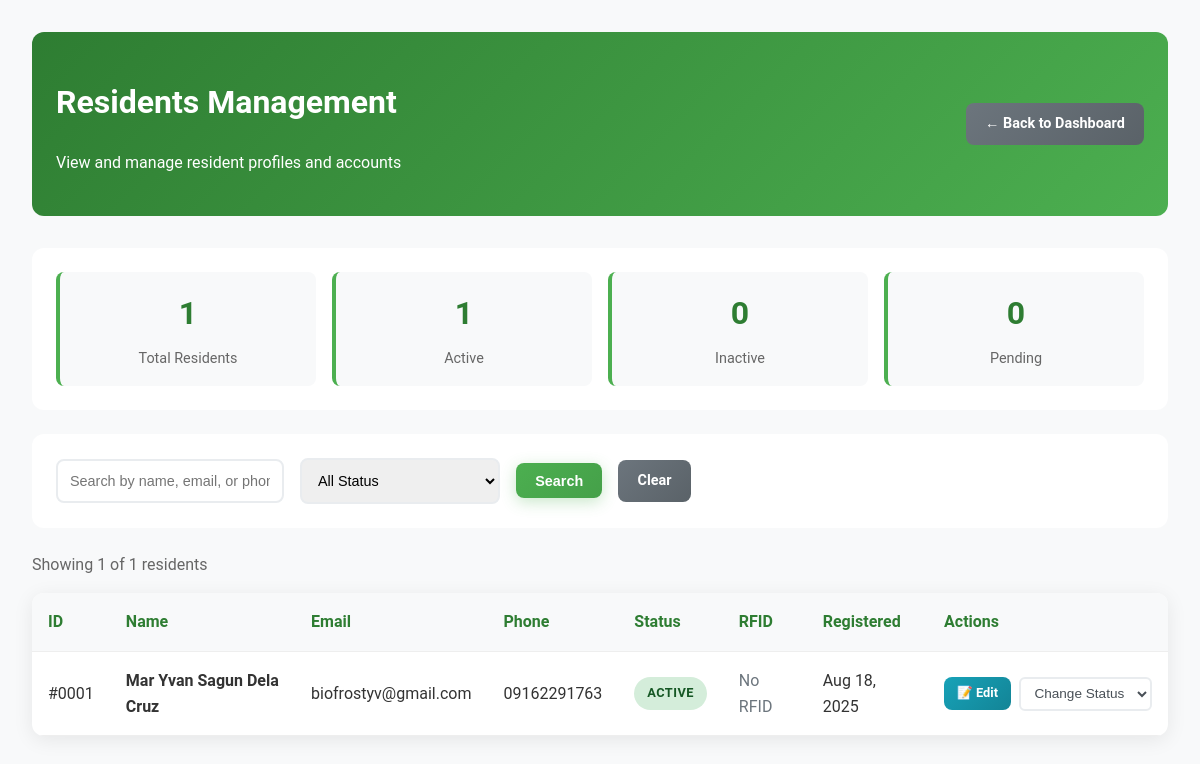
/admin/view-residents.php (signed in), run on an earlier commit of the app's database.
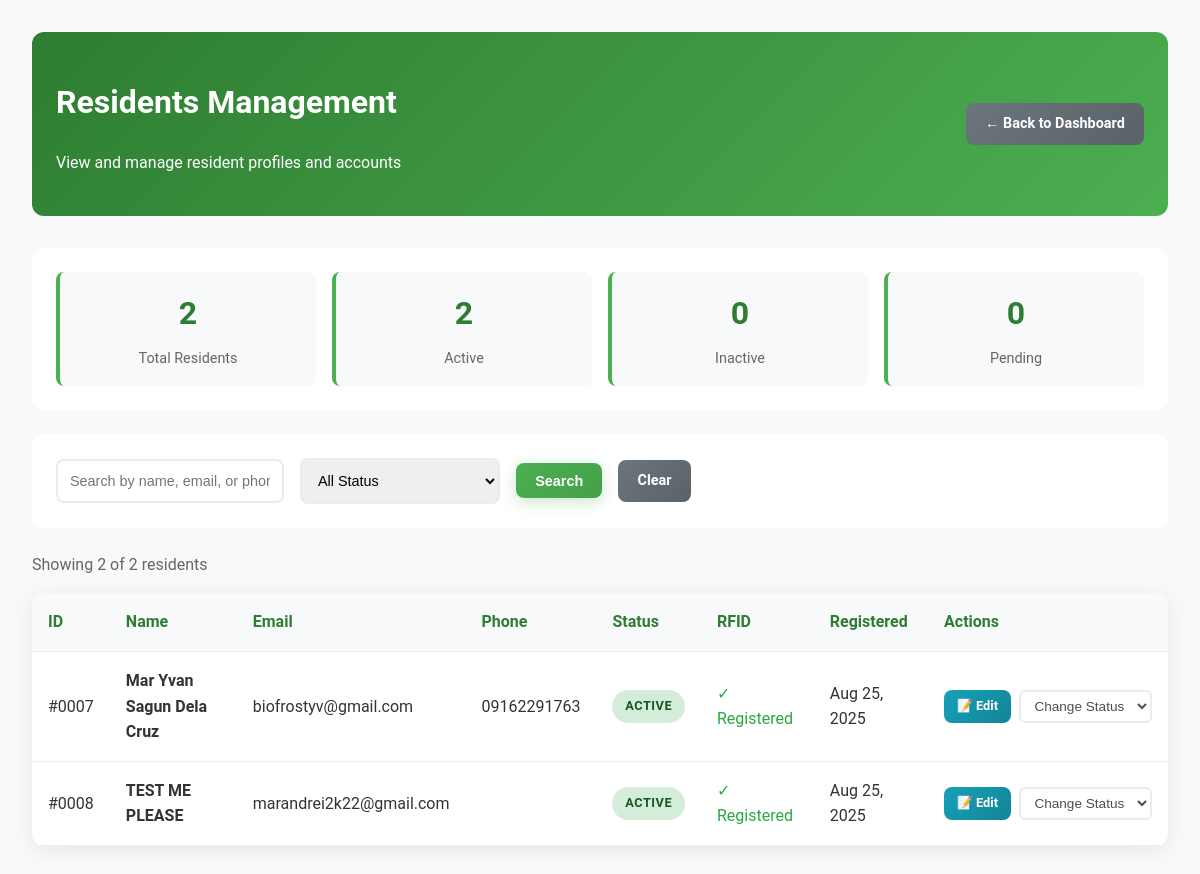
And on a later commit of the database.
### tables this page shows
CREATE TABLE `residents` (
  `id` int(11) NOT NULL,
  `first_name` varchar(100) NOT NULL,
  `middle_name` varchar(100) DEFAULT NULL,
  `last_name` varchar(100) NOT NULL,
  `email` varchar(255) NOT NULL,
  `phone` varchar(20) NOT NULL,
  `password` varchar(255) DEFAULT NULL,
  `address` text NOT NULL,
  `house_number` varchar(20) DEFAULT NULL,
  `barangay` varchar(100) DEFAULT 'Gumaoc East',
  `sitio` varchar(100) DEFAULT 'BLOCK',
  `interviewer` varchar(255) DEFAULT NULL,
  `interviewer_title` varchar(255) DEFAULT NULL,
  `birthdate` date NOT NULL,
  `birth_place` varchar(255) DEFAULT NULL,
  `gender` enum('Male','Female','Other') NOT NULL,
  `civil_status` enum('Single','Married','Widowed','Separated','Divorced') NOT NULL,
  `rfid_code` varchar(50) DEFAULT NULL,
  `rfid` varchar(50) DEFAULT NULL,
  `status` enum('active','inactive','pending') NOT NULL DEFAULT 'active',
  `reset_otp` varchar(6) DEFAULT NULL,
  `otp_expiry` timestamp NULL DEFAULT NULL,
  `created_at` timestamp NOT NULL DEFAULT current_timestamp(),
  `updated_at` timestamp NOT NULL DEFAULT current_timestamp() ON UPDATE current_timestamp(),
  `profile_complete` tinyint(1) DEFAULT 1 COMMENT '1 = Complete Profile, 0 = Incomplete Profile',
  `created_by` int(11) DEFAULT NULL COMMENT 'ID of user who registered this family member',
  `relationship_to_head` varchar(100) DEFAULT NULL COMMENT 'Relationship to head of family'
);

### admin/view-residents.php (the view, shortened to what the changed rows need)
<?php
require_once '../includes/db_connect.php';
$page = max(1, (int)($_GET['page'] ?? 1));
$per_page = 15;
$offset = ($page - 1) * $per_page;
$where_conditions = [];
$params = [];
$where_clause = $where_conditions ? "WHERE " . implode(" AND ", $where_conditions) : "";
$count_sql = "SELECT COUNT(*) FROM residents $where_clause";
$count_stmt = $pdo->prepare($count_sql);
$count_stmt->execute($params);
$total_records = $count_stmt->fetchColumn();
$sql = "SELECT * FROM residents $where_clause ORDER BY created_at DESC LIMIT $per_page OFFSET $offset";
$stmt = $pdo->prepare($sql);
$stmt->execute($params);
$residents = $stmt->fetchAll(PDO::FETCH_ASSOC);
?>
<!DOCTYPE html>
<html lang="en">
<head>
    <link rel="stylesheet" href="../css/styles.css">
</head>
<body>
    <div class="admin-container">
        <div class="admin-header">
            <div>
                <h1>Residents Management</h1>
            </div>
            <div>
            </div>
        </div>
        <?php
        $stats_sql = "SELECT
            COUNT(*) as total,
            SUM(CASE WHEN status = 'active' THEN 1 ELSE 0 END) as active,
            SUM(CASE WHEN status = 'inactive' THEN 1 ELSE 0 END) as inactive,
            SUM(CASE WHEN status = 'pending' THEN 1 ELSE 0 END) as pending
            FROM residents";
        $stats_stmt = $pdo->prepare($stats_sql);
        $stats_stmt->execute();
        $stats = $stats_stmt->fetch(PDO::FETCH_ASSOC);
        ?>
        <div class="stats-summary">
            <div class="stat-item">
                <div class="stat-number"><?php echo $stats['total']; ?></div>
                <div class="stat-label">Total Residents</div>
            </div>
            <div class="stat-item">
                <div class="stat-number"><?php echo $stats['active']; ?></div>
                <div class="stat-label">Active</div>
            </div>
            <div class="stat-item">
            </div>
            <div class="stat-item">
            </div>
        </div>
        <div class="admin-controls">
            <form method="GET" class="search-controls">
            </form>
        </div>
        <div style="margin-bottom: 1rem; color: #666;">
            Showing <?php echo count($residents); ?> of <?php echo $total_records; ?> residents
        </div>
        <div class="admin-table">
            <table>
                <thead>
                    <tr>
                        <th>ID</th>
                        <th>Name</th>
                        <th>Email</th>
                        <th>Phone</th>
                        <th>Status</th>
                        <th>RFID</th>
                        <th>Registered</th>
                        <th>Actions</th>
                    </tr>
                </thead>
                <tbody>
                    <?php if (empty($residents)): ?>
                    <tr>
                        <td colspan="8" style="text-align: center; padding: 2rem; color: #666;">
                            No residents found matching your criteria.
                        </td>
                    </tr>
                    <?php else: ?>
                    <?php foreach ($residents as $resident): ?>
                    <tr>
                        <td>#<?php echo str_pad($resident['id'], 4, '0', STR_PAD_LEFT); ?></td>
                        <td>
                            <strong>
                                <?php echo htmlspecialchars($resident['first_name'] . ' ' .
                                    ($resident['middle_name'] ? $resident['middle_name'] . ' ' : '') .
                                    $resident['last_name']); ?>
                            </strong>
                        </td>
                        <td><?php echo htmlspecialchars($resident['email']); ?></td>
                        <td><?php echo htmlspecialchars($resident['phone']); ?></td>
                        <td>
                            <span class="status-badge status-<?php echo $resident['status']; ?>">
                                <?php echo ucfirst($resident['status']); ?>
                            </span>
                        </td>
                        <td>
                            <?php if ($resident['rfid_code']): ?>
                                <span style="color: #28a745;">✓ Registered</span>
                            <?php else: ?>
                                <span style="color: #6c757d;">No RFID</span>
                            <?php endif; ?>
                        </td>
                        <td><?php echo date('M j, Y', strtotime($resident['created_at'])); ?></td>
                        <td>
                            <div style="display: flex; gap: 0.5rem; align-items: center;">
                                <a href="edit-resident.php?id=<?php echo $resident['id']; ?>"
                                   class="btn btn-info" style="font-size: 0.8rem; padding: 0.4rem 0.8rem;">
                                    📝 Edit
                                </a>
                                <form method="POST" style="margin: 0;">
                                    <select name="status" class="action-select" onchange="this.form.submit()">
                                        <option value="">Change Status</option>
                                    </select>
                                </form>
                            </div>
                        </td>
                    </tr>
                    <?php endforeach; ?>
                    <?php endif; ?>
                </tbody>
            </table>
        </div>
    </div>
</body>
</html>

What changed in the data, as far as the page shows it:
removed residents: id "0001", first_name+middle_name+last_name "Mar Yvan Sagun Dela Cruz", email "biofrostyv@gmail.com", phone "09162291763", status "ACTIVE", rfid_code "No RFID", created_at "Aug 18, 2025"
added residents: id "0007", first_name+middle_name+last_name "Mar Yvan Sagun Dela Cruz", email "biofrostyv@gmail.com", phone "09162291763", status "ACTIVE", rfid_code "✓ Registered", created_at "Aug 25, 2025"
added residents: id "0008", first_name+middle_name+last_name "TEST ME PLEASE", email "marandrei2k22@gmail.com", status "ACTIVE", rfid_code "✓ Registered", created_at "Aug 25, 2025"
Also different on the page:
$stats['total']: "1" → "2"
$stats['active']: "1" → "2"
count($residents): "1" → "2"
$total_records: "1" → "2"
